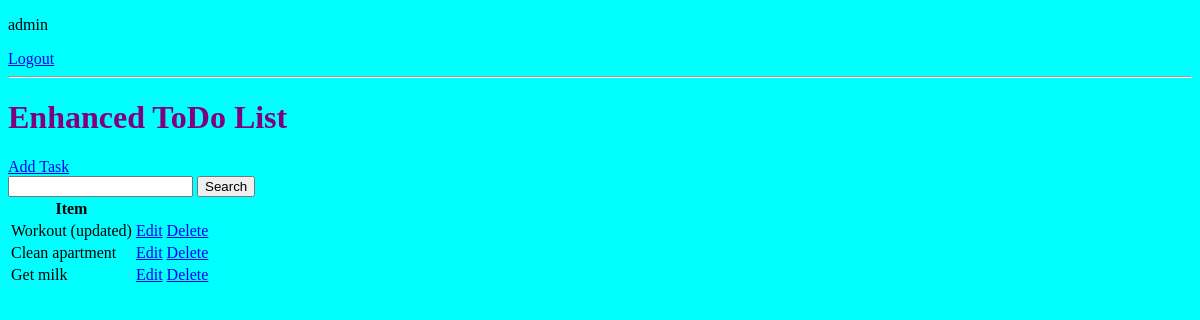
Before: / (signed in) with the older database file.
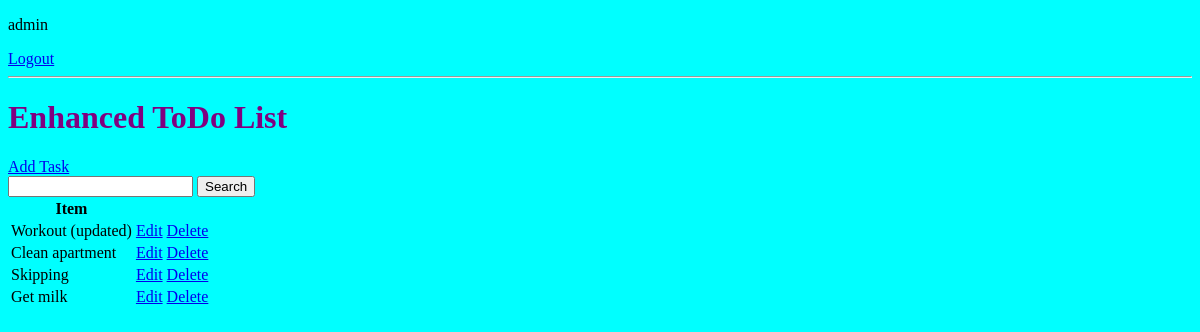
After: the same page with the newer database file.
### base/models.py (models this page shows, shortened)
class Task(models.Model):
    user = models.ForeignKey(User, on_delete=models.CASCADE, null=True, blank=True)
    title = models.CharField(max_length=200)
    description = models.TextField(null=True, blank=True)
    complete = models.BooleanField(default=False)
    created = models.DateTimeField(auto_now_add=True)
    class Meta:
        ordering = ['complete']

### base/views.py (the view)
# urls.py: path('', TaskList.as_view(), name='tasks'),
class TaskList(LoginRequiredMixin, ListView):
    model = Task
    context_object_name = 'tasks'
    def get_context_data(self, **kwargs):
        context = super().get_context_data(**kwargs)
        context['tasks'] = context['tasks'].filter(user=self.request.user)
        context['count'] = context['tasks'].filter(complete=False).count()
        search_input = self.request.GET.get('search-area') or ''
        if search_input:
            context['tasks'] = context['tasks'].filter(title__icontains=search_input)
        context['search_input'] = search_input
        return context

### base/templates/base/task_list.html (shortened to what this page needs)
{% extends 'base/main.html' %}
{% block content %}
{% if request.user.is_authenticated %}
    <p> {{ request.user }} </p>
    <a href="{% url 'logout' %}">Logout</a>
{% else %}
    <a href="{% url 'login' %}">Login</a>
{% endif %}
<hr>
<h1>Enhanced ToDo List</h1>
<a href="{% url 'task-create' %}">Add Task</a>
<form method="GET">
    <input type="text" name="search-area" value='{{search_input}}'>
    <input type="submit" value="Search">
</form>
<table>
    <tr>
        <th>Item</th>
        <th></th>
        <th></th>
    </tr>
    {% for task in tasks %}
    <tr>
        <td>{{ task.title }}</td>
        <td><a href="{% url 'task-update' task.id %}">Edit</a></td>
        <td><a href="{% url 'task-delete' task.id %}">Delete</a></td>
    </tr>
    {% empty %}
    <h3>No items in list</h3>
    {% endfor %}
</table>
{% endblock content %}

Changed rows visible on the page:
added Task: title "Skipping"
